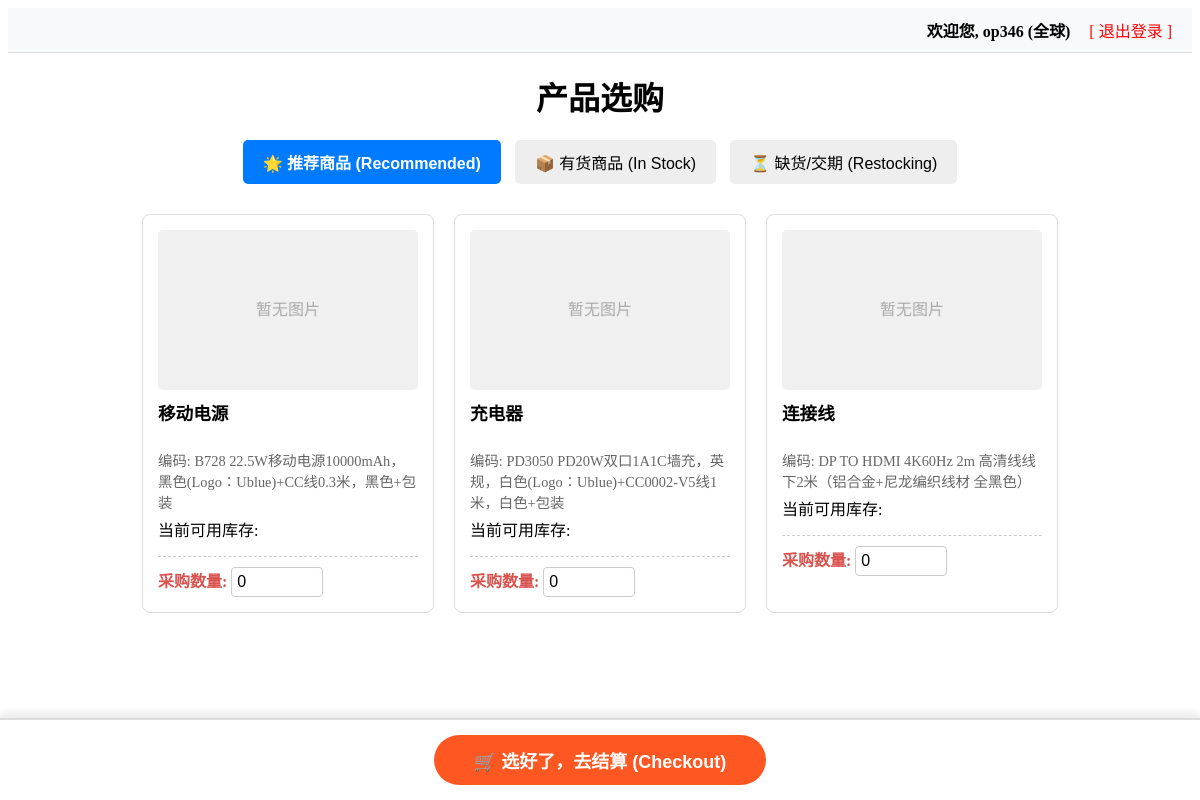
The page / (signed in) on the database its author committed.
### core/models.py (models this page shows, shortened)
class UserProfile(models.Model):
    user = models.OneToOneField(User, on_delete=models.CASCADE, related_name='profile')
    phone = models.CharField(max_length=20, blank=True, verbose_name="手机号码")
    country_suffix = models.CharField(max_length=10, blank=True, help_text="例如填 TW，系统只显示SKU中包含 -TW 的商品",
                                      verbose_name="地区后缀代码")
    allowed_warehouses = models.CharField(max_length=500, blank=True, default="ALL",
                                          help_text="填'ALL'看全部，或填具体仓库名用逗号隔开",
                                          verbose_name="可见仓库列表")
    blocked_product_keywords = models.TextField(blank=True, help_text="包含这些字的商品，该客户看不见",
                                                verbose_name="屏蔽商品名称关键字")
    recommended_products = models.ManyToManyField('Product', blank=True, related_name='recommended_to_users',
                                                  verbose_name="专属推荐商品")

class Product(models.Model):
    sku = models.CharField(max_length=100, unique=True, verbose_name="规格型号(SKU)")
    name = models.CharField(max_length=200, verbose_name="物料名称")
    mnemonic = models.CharField(max_length=100, blank=True, verbose_name="助记码")
    spec_details = models.TextField(blank=True, verbose_name="详细规格参数")
    image = models.ImageField(upload_to='products/', blank=True, verbose_name="产品图片")
    incoming_qty = models.IntegerField(default=0, verbose_name="采购在途数量")
    estimated_delivery = models.CharField(max_length=100, blank=True, verbose_name="预计交期")
    @property
    def total_qty(self):
        result = self.stocks.aggregate(total=Sum('qty'))
        return result['total'] or 0
    class Meta:
        verbose_name = "产品基础信息"
        verbose_name_plural = "产品基础信息"

### core/views.py (the view, shortened to what this page needs)
# urls.py: path('', product_list, name='product_list'),
def product_list(request):
    products = Product.objects.all()
    user_recs = []  # 推荐
    in_stock = []  # 有货
    out_stock = []  # 无货
    if request.user.is_authenticated:
        profile, _ = UserProfile.objects.get_or_create(user=request.user)
        if profile.country_suffix:
            products = products.filter(sku__icontains=profile.country_suffix)
        if profile.blocked_product_keywords:
            keywords = profile.blocked_product_keywords.split(',')
            for kw in keywords:
                if kw.strip():
                    products = products.exclude(name__icontains=kw.strip())
        allowed_warehouses = profile.allowed_warehouses
        user_recs = profile.recommended_products.all()
    final_in_stock = []
    final_out_stock = []
    for p in products:
        if request.user.is_authenticated:
            if not profile.allowed_warehouses or profile.allowed_warehouses == "ALL":
                visible_qty = p.total_qty
            else:
                wh_list = [w.strip() for w in profile.allowed_warehouses.split(',')]
                visible_qty = sum(s.qty for s in p.stocks.all() if s.warehouse in wh_list)
        else:
            visible_qty = p.total_qty
        p.visible_qty = visible_qty
    context = {
        'recommended': user_recs if request.user.is_authenticated else products[:5],  # 游客默认显示前5个
        'in_stock': final_in_stock,
        'out_stock': final_out_stock,
        'show_login_modal': not request.user.is_authenticated  # 控制弹窗
    }
    return render(request, 'user/product_list.html', context)

### templates/user/product_list.html (shortened to what this page needs)
<!DOCTYPE html>
<html>
<head>
</head>
<body>
    <div style="text-align: right; padding: 10px 20px; background-color: #f8f9fa; border-bottom: 1px solid #ddd;">
        {% if user.is_authenticated %}
            <span style="font-weight: bold; margin-right: 15px;">欢迎您, {{ user.username }} ({{ user.profile.country_suffix|default:"全球" }})</span>
            <a href="/logout/" style="color: red; text-decoration: none;">[ 退出登录 ]</a>
        {% else %}
            <button onclick="document.getElementById('loginModal').style.display='block'" style="padding: 8px 15px; cursor: pointer; background-color: #007bff; color: white; border: none; border-radius: 4px;">登录 / 注册</button>
        {% endif %}
    </div>
    <h1 style="text-align: center; margin-top: 20px;">产品选购</h1>
<div class="tab-buttons">
        <button class="tab-btn active" onclick="openTab('rec')">🌟 推荐商品 (Recommended)</button>
        <button class="tab-btn" onclick="openTab('stock')">📦 有货商品 (In Stock)</button>
        {% if user.is_authenticated %}
        <button class="tab-btn" onclick="openTab('nostock')">⏳ 缺货/交期 (Restocking)</button>
        {% endif %}
    </div>
    <form action="{% url 'checkout' %}" method="POST">
        {% csrf_token %} <div id="rec" class="tab-content active">
            {% for p in recommended %}
                {% include "user/product_card_snippet.html" with p=p %}
            {% endfor %}
        </div>
        {% if user.is_authenticated %}
        <div style="position: fixed; bottom: 0; left: 0; width: 100%; background-color: white; border-top: 2px solid #ddd; padding: 15px 0; text-align: center; box-shadow: 0 -4px 10px rgba(0,0,0,0.1); z-index: 999;">
            <button type="submit" style="background-color: #ff5722; color: white; border: none; padding: 12px 40px; font-size: 18px; font-weight: bold; border-radius: 30px; cursor: pointer;">
                🛒 选好了，去结算 (Checkout)
            </button>
        </div>
        <div style="height: 80px;"></div>
        {% endif %}
    </form>
</body>
</html>

### templates/user/product_card_snippet.html (shortened to what this page needs)
<div class="card">
    {% if p.image %}
        <img src="{{ p.image.url }}" alt="{{ p.name }}" style="width:100%; height:160px; object-fit:contain; border-radius:5px; margin-bottom: 10px;">
    {% else %}
        <div style="width:100%; height:160px; background:#f0f0f0; text-align:center; line-height:160px; color:#aaa; border-radius:5px; margin-bottom: 10px;">暂无图片</div>
    {% endif %}
    <h3 style="font-size: 1.1em; margin: 5px 0; height: 44px; overflow: hidden;">{{ p.name }}</h3>
    <p style="color: #666; font-size: 0.9em; margin: 5px 0;">编码: {{ p.sku }}</p>
    {% if user.is_authenticated %}
        <p style="margin: 5px 0;">当前可用库存: </p>
        <div style="margin-top: 15px; border-top: 1px dashed #ccc; padding-top: 10px;">
            <label style="font-weight: bold; color: #d9534f;">采购数量: </label>
            <input type="number" name="qty_{{ p.id }}" value="0" min="0" max="{{ p.visible_qty }}" style="width: 80px; padding: 5px; font-size: 16px; border: 1px solid #ccc; border-radius: 4px;">
        </div>
    {% else %}
        <p class="blur-text" style="margin-top: 15px;">库存与下单功能登录后可见</p>
    {% endif %}
</div>

### templates/user/product_list.html (style rules this page uses)
.tab-buttons { margin-bottom: 20px; text-align: center; }
.tab-btn { padding: 10px 20px; cursor: pointer; background: #eee; border: none; font-size: 16px; margin: 0 5px; border-radius: 5px; }
.tab-btn.active { background: #007bff; color: white; font-weight: bold; }
.tab-content { display: none; }
.tab-content.active { display: flex; flex-wrap: wrap; justify-content: center; }
.card { border:1px solid #ddd; padding:15px; margin:10px; width: 260px; border-radius: 8px; position: relative; }

### rows shown on the page
Product: image "暂无图片", name "移动电源", sku "B728 22.5W移动电源10000mAh，黑色(Logo：Ublue)+CC线0.3米，黑色+包装"
Product: image "暂无图片", name "充电器", sku "PD3050 PD20W双口1A1C墙充，英规，白色(Logo：Ublue)+CC0002-V5线1米，白色+包装"
Product: image "暂无图片", name "连接线", sku "DP TO HDMI 4K60Hz 2m 高清线线下2米（铝合金+尼龙编织线材 全黑色）"

### other values the page prints
{{ user.username }} "op346"
{{ user.profile.country_suffix|default:"全球" }} "全球"
